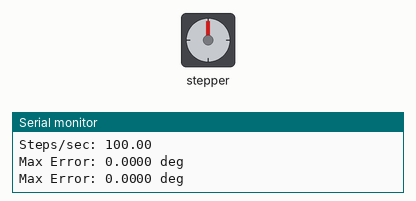
Recording of a sketch running on a simulated ESP32. Parts: stepper motor, the last lines printed to the serial monitor. Stepper angles assume 200 steps per turn.

Above: at 0.23 s.
At 9.86 s:
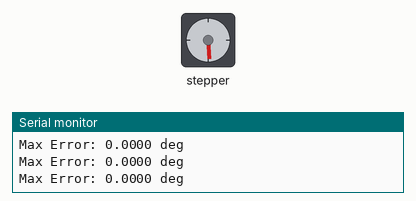
At 19.7 s:
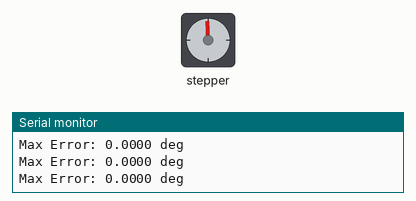
At 39.78 s:
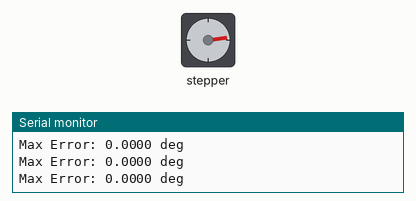
Timing chart, 0 to 40.0 s (numbered marks = the images above):
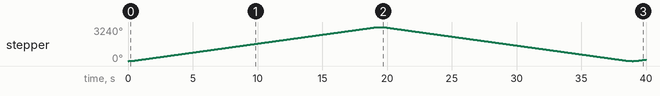

The sketch:

stepper_UART_error_tracker.ino
```cpp
#include <AccelStepper.h>

#define RXD2 16
#define TXD2 17

#define STEP_PIN 14
#define DIR_PIN 27

AccelStepper stepper(AccelStepper::DRIVER, STEP_PIN, DIR_PIN);

// --------------------
// MOTOR PARAMETERS
// --------------------

const bool isNema23 = false;

const double FULL_CIRCLE_STEPS =
  isNema23 ? 400.0 : 200.0;

const double FULL_CIRCLE_RADIANS = 6.28318530718;

const double REDUCTION = 36.0;

const int RPM = 30;

const double RADIANS_TO_STEPS =
  FULL_CIRCLE_STEPS / FULL_CIRCLE_RADIANS;

const double STEPS_TO_RADIANS =
  FULL_CIRCLE_RADIANS / FULL_CIRCLE_STEPS;

const double STEPS_PER_SECOND =
  (RPM * FULL_CIRCLE_STEPS) / 60.0;

// --------------------
// SWEEP PARAMETERS
// --------------------

const double SWEEP_ANGLE_RAD = 1.5708;

long targetA;
long targetB;

bool movingToA = false;

// --------------------
// ERROR MONITORING
// --------------------

const byte readErrorCmd[] = { 0xE0, 0x39, 0x19 };

unsigned long lastErrorRequest = 0;
const int requestInterval = 100;

double maxErrorInDegrees = 0;

// --------------------

void setup() {

  Serial.begin(115200);

  Serial2.begin(
    38400,
    SERIAL_8N1,
    RXD2,
    TXD2);

  targetA = 0;

  targetB =
    SWEEP_ANGLE_RAD * REDUCTION * RADIANS_TO_STEPS;

  Serial.print("Target B steps: ");
  Serial.println(targetB);

  Serial.print("Steps/sec: ");
  Serial.println(STEPS_PER_SECOND);

  stepper.setMaxSpeed(STEPS_PER_SECOND);

  stepper.setAcceleration(
    STEPS_PER_SECOND * 2);

  stepper.moveTo(targetB);
}

void loop() {

  // Continuous motion handling
  stepper.run();

  // When target reached, reverse direction
  if (stepper.distanceToGo() == 0) {

    movingToA = !movingToA;

    long target =
      movingToA ? targetA : targetB;


    stepper.moveTo(target);
  }

  // Read angle error periodically
  if (
    millis() - lastErrorRequest
    >= requestInterval) {

    requestMotorError();

    lastErrorRequest = millis();

    Serial.print("Max Error: ");
    Serial.print(maxErrorInDegrees, 4);
    Serial.println(" deg");
  }
}

// =====================================================

void requestMotorError() {

  Serial2.write(readErrorCmd, 3);

  delay(2);

  while (Serial2.available() >= 4) {

    if (Serial2.peek() != 0xE0) {
      Serial2.read();
      continue;
    }

    byte rx[4];

    int n =
      Serial2.readBytes(rx, 4);

    if (n != 4)
      return;

    // Ignore echo packet
    if (
      rx[0] == 0xE0 && rx[1] == 0x39 && rx[2] == 0x19 && rx[3] == 0xE0) {
      continue;
    }

    byte crc =
      (rx[0] + rx[1] + rx[2]) & 0xFF;

    if (crc != rx[3]) {
      continue;
    }

    int16_t raw =
      (rx[1] << 8) | rx[2];

    float angle =
      raw * 360.0 / 65536.0;
    if (abs(angle) > 10) { continue; }
    if (abs(angle) > maxErrorInDegrees) {
      maxErrorInDegrees = abs(angle);
    }
  }
}
```

Measured:
- by itself, stepper: turns 3240° clockwise in 19.4 s, then 3240° counter-clockwise in 19.4 s, then 140° clockwise in 0.97 s
